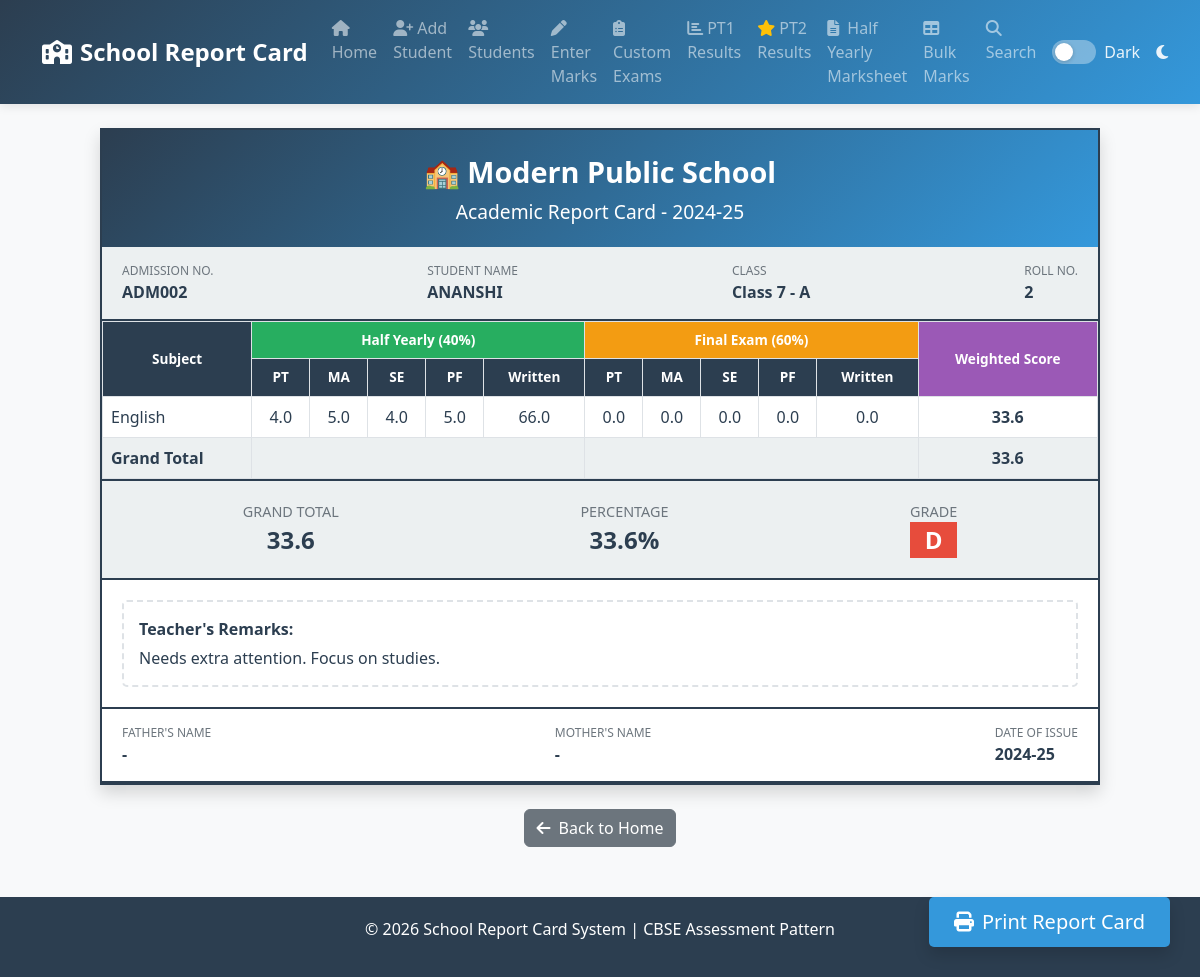
/result/ADM002, run on the app's committed database.
### tables this page shows
CREATE TABLE students (
            id INTEGER PRIMARY KEY AUTOINCREMENT,
            admission_no TEXT UNIQUE NOT NULL,
            name TEXT NOT NULL,
            class_name TEXT NOT NULL,
            section TEXT NOT NULL,
            roll_no INTEGER,
            father_name TEXT,
            mother_name TEXT,
            dob TEXT,
            term TEXT DEFAULT '2024-25',
            created_at TIMESTAMP DEFAULT CURRENT_TIMESTAMP
        );

CREATE TABLE marks (
            id INTEGER PRIMARY KEY AUTOINCREMENT,
            student_id TEXT NOT NULL,
            subject TEXT NOT NULL,
            exam_type TEXT NOT NULL,  -- 'Half Yearly' or 'Final'
            pt REAL DEFAULT 0,         -- Periodic Test
            ma REAL DEFAULT 0,         -- Multiple Assessment
            se REAL DEFAULT 0,         -- Subject Enrichment
            pf REAL DEFAULT 0,         -- Portfolio
            written REAL DEFAULT 0,   -- Written Exam
            created_at TIMESTAMP DEFAULT CURRENT_TIMESTAMP, theory REAL DEFAULT 0, practical REAL DEFAULT 0,
            FOREIGN KEY (student_id) REFERENCES students(admission_no),
            UNIQUE(student_id, subject, exam_type)
        );

### app.py (the view)
@app.route('/result/<admission_no>')
def result_detail(admission_no):
    conn = get_db()
    cursor = conn.cursor()
    cursor.execute('SELECT * FROM students WHERE admission_no = ?', (admission_no,))
    student = cursor.fetchone()
    if not student:
        flash('Student not found!', 'error')
        return redirect(url_for('index'))
    cursor.execute('SELECT * FROM marks WHERE student_id = ?', (admission_no,))
    marks = cursor.fetchall()
    conn.close()
    result = calculate_result(student, marks)
    return render_template('result_card.html', result=result, student=student)

### app.py (called while the page is built)
def get_db():
    conn = sqlite3.connect(DATABASE)
    conn.row_factory = sqlite3.Row
    return conn

def calculate_total(pt, ma, se, pf, written, subject='Other', theory=0, practical=0):
    if subject.lower() == 'computer':
        return theory + practical
    else:
        return pt + ma + se + pf + written

def calculate_weighted_score(hy_total, final_total):
    return (hy_total * 0.4) + (final_total * 0.6)

def assign_grade(percentage):
    if percentage >= 91:
        return 'A1'
    elif percentage >= 81:
        return 'A2'
    elif percentage >= 71:
        return 'B1'
    elif percentage >= 61:
        return 'B2'
    elif percentage >= 51:
        return 'C1'
    elif percentage >= 41:
        return 'C2'
    elif percentage >= 33:
        return 'D'
    else:
        return 'E'

def get_remarks(grade, percentage):
    remarks_map = {
        'A1': 'Outstanding performance! Keep up the excellent work.',
        'A2': 'Excellent performance. Very good work.',
        'B1': 'Very good performance. Keep improving.',
        'B2': 'Good performance. Continue working hard.',
        'C1': 'Satisfactory performance. Need more practice.',
        'C2': 'Needs improvement. Work on weaker areas.',
        'D': 'Needs extra attention. Focus on studies.',
        'E': 'Requires urgent improvement. Need remedial classes.'
    }
    return remarks_map.get(grade, 'Keep working hard.')

### templates/result_card.html (shortened to what this page needs)
{% extends "base.html" %}
{% block content %}
<div class="print-btn no-print">
    <button class="btn btn-primary btn-lg shadow" onclick="window.print()">
        <i class="fas fa-print me-2"></i>Print Report Card
    </button>
</div>
<div class="fade-in">
    <div class="report-card shadow">
        <div class="report-header">
            <div class="school-name">🏫 Modern Public School</div>
            <div class="report-title">Academic Report Card - {{ student.term or '2024-25' }}</div>
        </div>
        <div class="student-info">
            <div class="info-item">
                <span class="info-label">Admission No.</span>
                <span class="info-value">{{ student.admission_no }}</span>
            </div>
            <div class="info-item">
                <span class="info-label">Student Name</span>
                <span class="info-value">{{ student.name }}</span>
            </div>
            <div class="info-item">
                <span class="info-label">Class</span>
                <span class="info-value">Class {{ student.class_name }} - {{ student.section }}</span>
            </div>
            <div class="info-item">
                <span class="info-label">Roll No.</span>
                <span class="info-value">{{ student.roll_no or '-' }}</span>
            </div>
        </div>
        <table class="marks-table">
            <thead>
                <tr>
                    <th rowspan="2" style="width: 15%">Subject</th>
                    <th colspan="5" class="exam-header hy-header">Half Yearly (40%)</th>
                    <th colspan="5" class="exam-header final-header">Final Exam (60%)</th>
                    <th rowspan="2" class="exam-header weighted-header">Weighted Score</th>
                </tr>
                <tr>
                    <th id="hy-col1" title="Periodic Test">PT</th>
                    <th id="hy-col2" title="Multiple Assessment">MA</th>
                    <th id="hy-col3" title="Subject Enrichment">SE</th>
                    <th id="hy-col4" title="Portfolio">PF</th>
                    <th id="hy-col5" title="Written Exam">Written</th>
                    <th id="final-col1" title="Periodic Test">PT</th>
                    <th id="final-col2" title="Multiple Assessment">MA</th>
                    <th id="final-col3" title="Subject Enrichment">SE</th>
                    <th id="final-col4" title="Portfolio">PF</th>
                    <th id="final-col5" title="Written Exam">Written</th>
                </tr>
            </thead>
            <tbody>
                {% for subject in result.subjects %}
                <tr>
                    <td class="subject-col">{{ subject.subject }}</td>
                    {% if subject.subject.lower() == 'computer' %}
                    <td colspan="4" style="text-align: center; background: #f8f9fa;">Theory</td>
                    <td>{{ subject.hy_theory }}</td>
                    <td colspan="4" style="text-align: center; background: var(--light-bg); color: var(--text-color);">Theory</td>
                    <td>{{ subject.final_theory }}</td>
                    <td><strong>{{ subject.weighted_score }}</strong></td>
                </tr>
                <tr>
                    <td class="subject-col" style="border-top: none;"></td>
                    <td colspan="4" style="text-align: center; background: #f8f9fa;">Practical</td>
                    <td>{{ subject.hy_practical }}</td>
                    <td colspan="4" style="text-align: center; background: var(--light-bg); color: var(--text-color);">Practical</td>
                    <td>{{ subject.final_practical }}</td>
                    <td style="border-top: none;"></td>
                </tr>
                    {% else %}
                    <td>{{ subject.hy_pt }}</td>
                    <td>{{ subject.hy_ma }}</td>
                    <td>{{ subject.hy_se }}</td>
                    <td>{{ subject.hy_pf }}</td>
                    <td>{{ subject.hy_written }}</td>
                    <td>{{ subject.final_pt }}</td>
                    <td>{{ subject.final_ma }}</td>
                    <td>{{ subject.final_se }}</td>
                    <td>{{ subject.final_pf }}</td>
                    <td>{{ subject.final_written }}</td>
                    <td><strong>{{ subject.weighted_score }}</strong></td>
                    {% endif %}
                </tr>
                {% endfor %}
                <tr class="total-row">
                    <td class="subject-col"><strong>Grand Total</strong></td>
                    <td colspan="5"></td>
                    <td colspan="5"></td>
                    <td><strong>{{ result.grand_total }}</strong></td>
                </tr>
            </tbody>
        </table>
        <div class="summary-section">
            <div class="summary-item">
                <div class="summary-label">Grand Total</div>
                <div class="summary-value">{{ result.grand_total }}</div>
            </div>
            <div class="summary-item">
                <div class="summary-label">Percentage</div>
                <div class="summary-value">{{ result.percentage }}%</div>
            </div>
            <div class="summary-item">
                <div class="summary-label">Grade</div>
                <div class="summary-value grade-{{ result.grade.lower() }}">{{ result.grade }}</div>
            </div>
        </div>
        <div class="remarks-section">
            <div class="remarks-box">
                <div class="remarks-label">Teacher's Remarks:</div>
                <div>{{ result.remarks }}</div>
            </div>
        </div>
        <div class="student-info" style="background: var(--card-bg); border-top: 2px solid var(--primary-color); color: var(--text-color);">
            <div class="info-item">
                <span class="info-label">Father's Name</span>
                <span class="info-value">{{ student.father_name or '-' }}</span>
            </div>
            <div class="info-item">
                <span class="info-label">Mother's Name</span>
                <span class="info-value">{{ student.mother_name or '-' }}</span>
            </div>
            <div class="info-item">
                <span class="info-label">Date of Issue</span>
                <span class="info-value">{{ student.term or '2024-25' }}</span>
            </div>
        </div>
    </div>
    <div class="text-center mt-4 no-print">
        <a href="{{ url_for('index') }}" class="btn btn-secondary">
            <i class="fas fa-arrow-left me-2"></i>Back to Home
        </a>
    </div>
</div>
{% endblock %}

### templates/base.html (style rules this page uses)
:root { --primary-color: #2c3e50; --secondary-color: #3498db; --success-color: #27ae60; --warning-color: #f39c12; --danger-color: #e74c3c; --light-bg: #ecf0f1; --text-color: #2c3e50; --bg-color: #f8f9fa; --card-bg: #ffffff; --navbar-bg: linear-gradient(135deg, var(--primary-color), var(--secondary-color)); --border-color: #dee2e6; }
body { font-family: 'Segoe UI', Tahoma, Geneva, Verdana, sans-serif; background-color: var(--bg-color); color: var(--text-color); transition: background-color 0.3s, color 0.3s; }
.btn-primary { background: var(--secondary-color); border: none; padding: 10px 25px; border-radius: 5px; transition: all 0.3s; }
.grade-d, .grade-e { background-color: #fadbd8; color: #e74c3c; }
.grade-d { background-color: #e74c3c !important; color: white !important; }
.fade-in { animation: fadeIn 0.5s; }

### templates/result_card.html (style rules this page uses)
.report-card { max-width: 1000px; margin: 0 auto; background: var(--card-bg); border: 2px solid var(--primary-color); color: var(--text-color); }
.report-header { background: var(--navbar-bg); color: white; padding: 20px; text-align: center; }
.school-name { font-size: 1.8rem; font-weight: bold; margin-bottom: 5px; }
.report-title { font-size: 1.2rem; margin-bottom: 0; }
.student-info { display: flex; justify-content: space-between; padding: 15px 20px; background: var(--light-bg); border-bottom: 2px solid var(--primary-color); color: var(--text-color); }
.info-item { display: flex; flex-direction: column; }
.info-label { font-size: 0.75rem; color: #6c757d; text-transform: uppercase; }
.info-value { font-weight: bold; font-size: 1rem; }
.marks-table { width: 100%; border-collapse: collapse; }
.marks-table th, .marks-table td { border: 1px solid var(--border-color); padding: 8px; text-align: center; color: var(--text-color); }
.marks-table th { background: var(--primary-color); color: white; font-weight: 600; font-size: 0.85rem; }
.marks-table .subject-col { text-align: left; font-weight: 500; }
.marks-table .exam-header { background: var(--secondary-color) !important; }
.marks-table .hy-header { background: var(--success-color) !important; }
.marks-table .final-header { background: var(--warning-color) !important; }
.marks-table .total-row { background: var(--light-bg); font-weight: bold; }
.marks-table .weighted-header { background: #9b59b6 !important; }
.summary-section { display: flex; justify-content: space-around; padding: 20px; background: var(--light-bg); border-top: 2px solid var(--primary-color); color: var(--text-color); }
.summary-item { text-align: center; }
.summary-label { font-size: 0.9rem; color: #6c757d; text-transform: uppercase; }
.summary-value { font-size: 1.5rem; font-weight: bold; color: var(--primary-color); }
.grade-d, .grade-e { color: #e74c3c; }
.remarks-section { padding: 20px; background: var(--card-bg); border-top: 2px solid var(--primary-color); color: var(--text-color); }
.remarks-box { border: 2px dashed var(--border-color); padding: 15px; border-radius: 5px; background: var(--card-bg); color: var(--text-color); }
.remarks-label { font-weight: bold; color: var(--primary-color); margin-bottom: 5px; }
.print-btn { position: fixed; bottom: 30px; right: 30px; z-index: 1000; }

### data on the page
students: term "2024-25", admission_no "ADM002", name "ANANSHI", class_name "7", section "A", roll_no "2", father_name "-", mother_name "-"
marks: hy_pt "4.0", hy_ma "5.0", hy_se "4.0", hy_pf "5.0", hy_written "66.0"
marks: final_pt "0.0", final_ma "0.0", final_se "0.0", final_pf "0.0", final_written "0.0"

### other printed values
{{ subject.subject }} "English"
{{ subject.weighted_score }} "33.6"
{{ result.grand_total }} "33.6"
{{ result.percentage }} "33.6"
{{ result.grade }} "D"
{{ result.remarks }} "Needs extra attention. Focus on studies."
